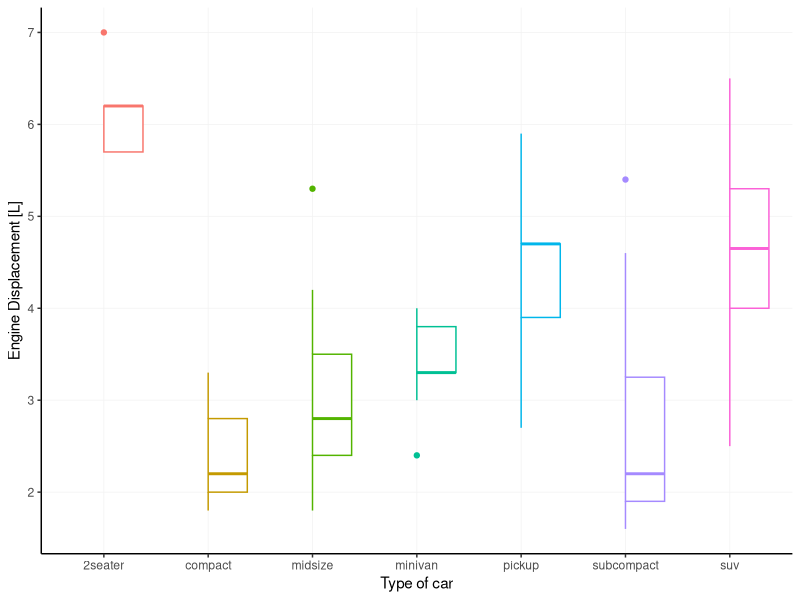
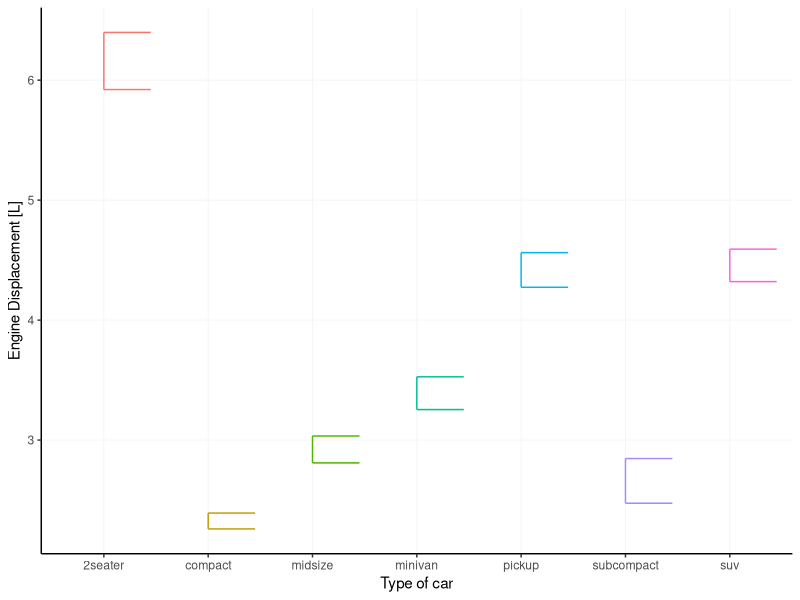
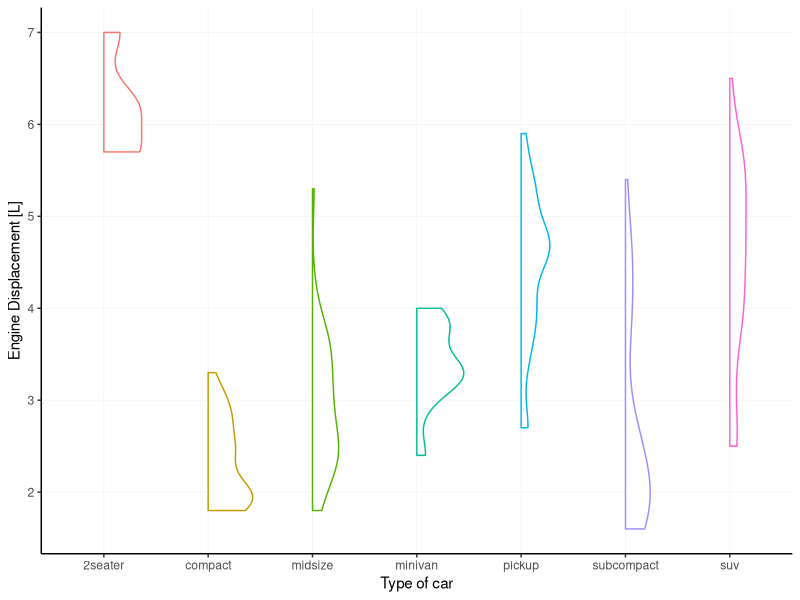
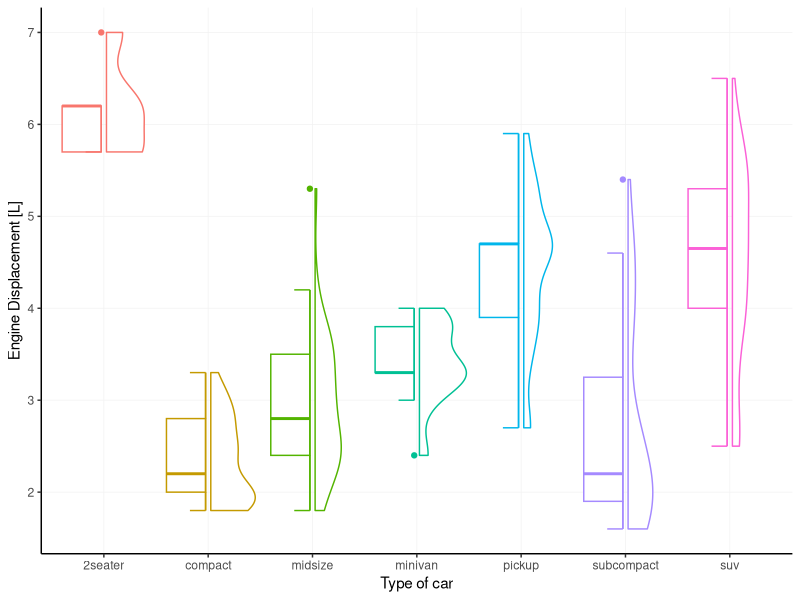
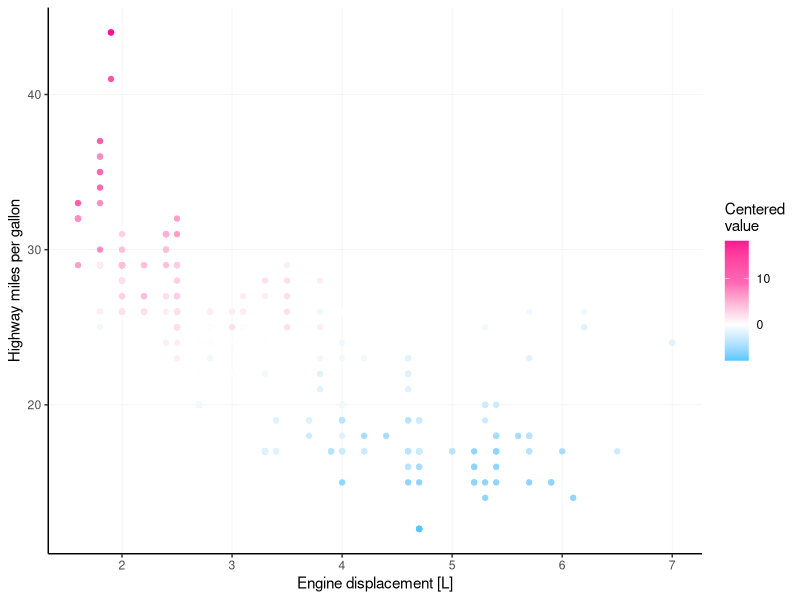
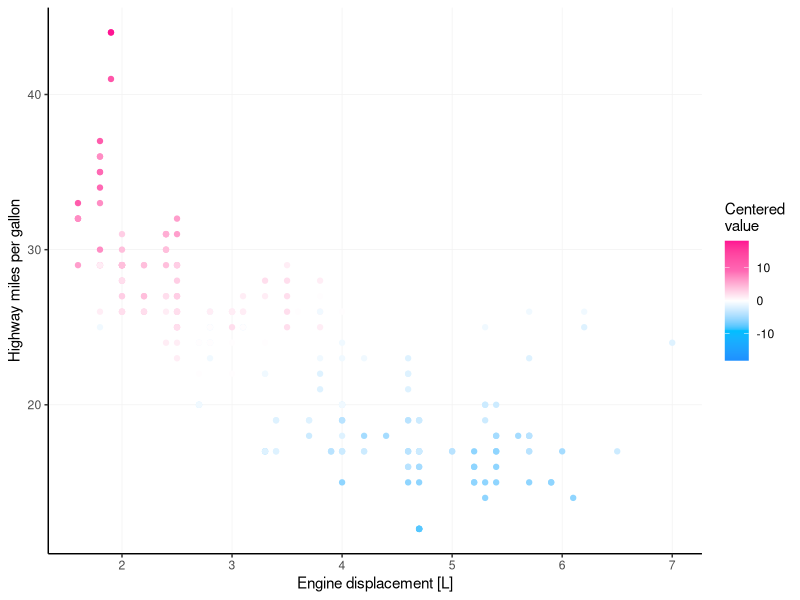

Write R code to recreate these figures, in order. (Note: this script raises an error after producing the figures.)
## ---- chunk 1
knitr::opts_chunk$set(
  collapse = TRUE,
  comment = "#>",
  fig.path  = "man/figures/README-",
  fig.align = "center",
  out.width = "80%",
  dev       = "ragg_png",
  dpi       = 132
)
## ---- chunk 2
library(ggplot2)
library(scales)

theme_set(
  # Pick a starting theme
  theme_gray() +
  # Add your favourite elements
  theme(
    axis.line        = element_line(),
    panel.background = element_rect(fill = "white"),
    panel.grid.major = element_line("grey95", linewidth = 0.25),
    legend.key       = element_rect(fill = NA) 
  )
)
## ---- chunk 3
# A basic plot to reuse for examples
p <- ggplot(mpg, aes(class, displ, colour = class)) +
  guides(colour = "none", fill = "none") +
  labs(y = "Engine Displacement [L]", x = "Type of car")

p + geom_boxplot(aes(xmin = after_scale(x)))
## ---- chunk 4
p + geom_errorbar(
  stat = "summary",
  fun.data = mean_se,
  aes(xmin = after_scale(x))
)
## ---- chunk 5
update_geom_defaults("violin", list(xmin = NULL))

p + geom_violin(aes(xmin = after_scale(x)))
## ---- chunk 6
# A small nudge offset
offset <- 0.025

# We can pre-specify the mappings if we plan on recycling some
right_nudge <- aes(
  xmin = after_scale(x), 
  x = stage(class, after_stat = x + offset)
)
left_nudge  <- aes(
  xmax = after_scale(x),
  x = stage(class, after_stat = x - offset)
)

# Combining
p +
  geom_violin(right_nudge) +
  geom_boxplot(left_nudge) +
  geom_errorbar(left_nudge, stat = "boxplot", width = 0.3)
## ---- chunk 7
my_palette <- c("dodgerblue", "deepskyblue", "white", "hotpink", "deeppink")

p <- ggplot(mpg, aes(displ, hwy, colour = cty - mean(cty))) +
  geom_point() +
  labs(
    x = "Engine displacement [L]",
    y = "Highway miles per gallon",
    colour = "Centered\nvalue"
  )

p + 
  scale_colour_gradientn(
    colours = my_palette, 
    rescaler = ~ rescale_mid(.x, mid = 0)
  )
## ---- chunk 8
p +
  scale_colour_gradientn(
    colours = my_palette, 
    limits = ~ c(-1, 1) * max(abs(.x))
  )
## ---- chunk 9
si <- sessioninfo::session_info()

# People don't need to see my file paths etc
si$platform$pandoc <- gsub(" @ C:/.*", "", si$platform$pandoc)
si$packages$library <- NULL

print(si)
